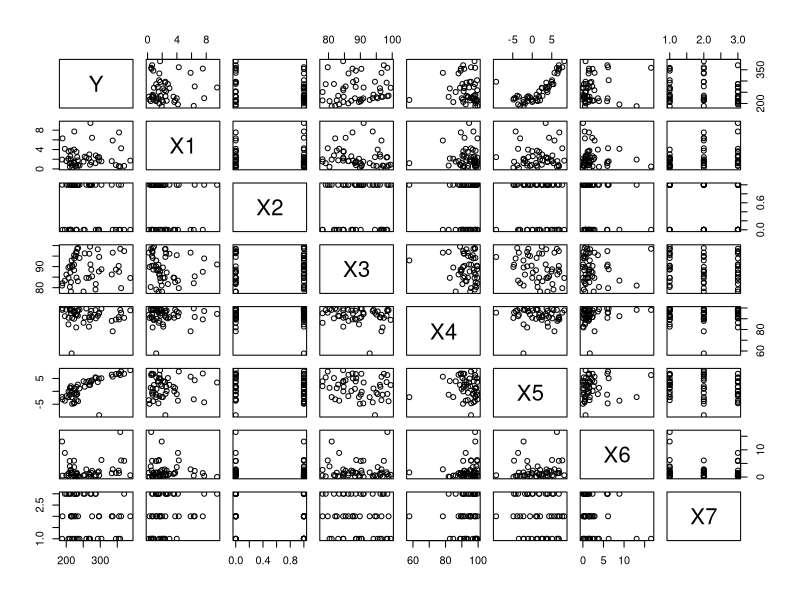
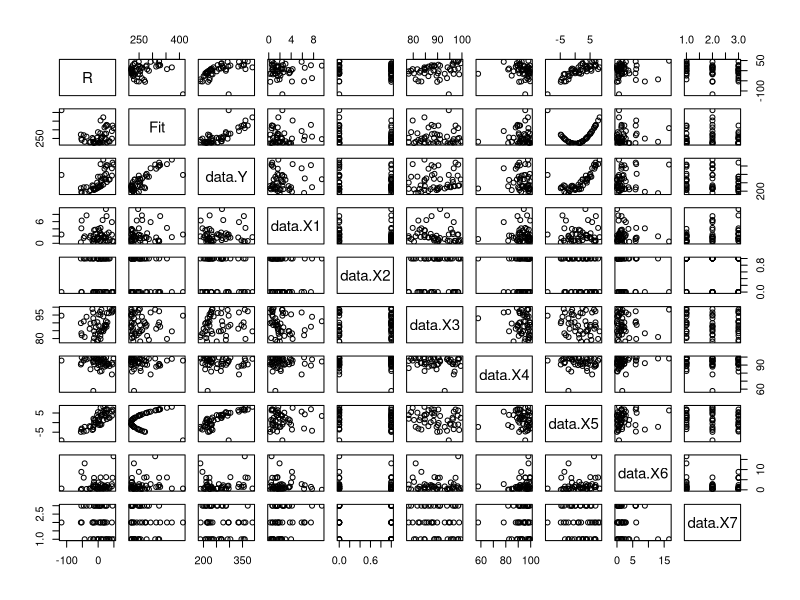
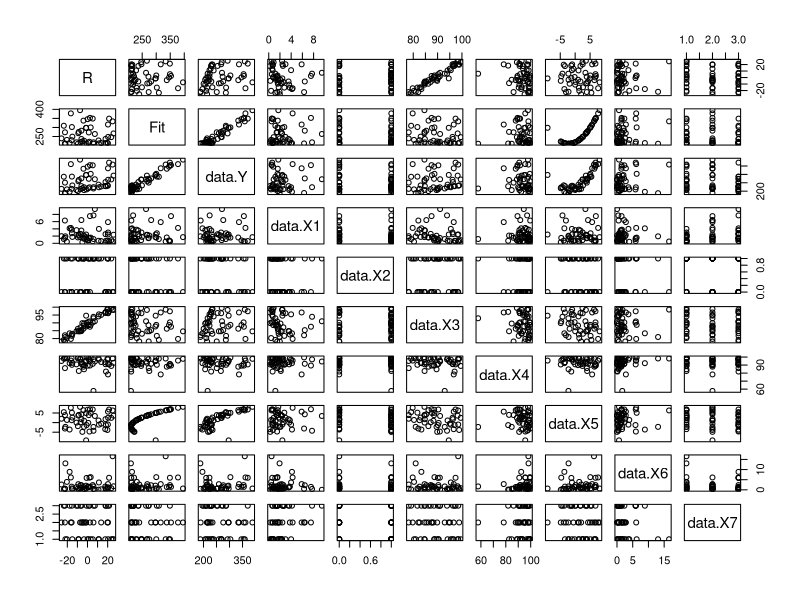

These charts were generated, in order, by the following R code: (Note: this script raises an error after producing the figures.)
## ---- chunk 1
p1Data <- read.csv("../../Data/p1Data.csv", header=TRUE)
p2Data <- read.csv("../../Data/p2Data.csv", header=TRUE)
p3Data <- read.csv("../../Data/p3Data.csv", header=TRUE)
## ---- chunk 2

############ Try to figure out p2Data relation #########
pairs(p2Data)
lm4 <- lm(Y ~ I(X5^2), data = p2Data)
pairs(cbind(R = lm4$residuals, Fit = lm4$fitted.values, data = p2Data))
lm5 <- lm(Y ~ X5 + I(X5^2), data = p2Data)
pairs(cbind(R = lm5$residuals, Fit = lm5$fitted.values, data = p2Data))
############# Interactions are very hard to find #########
lm6 <- lm(Y ~ X5 + I(X5^2) + X3 + X5:X3 + I(X5^2):X3, data = p2Data)
summary(lm6)
pairs(cbind(R = lm6$residuals, Fit = lm6$fitted.values, data = p2Data), as)
############ Continuing Activity ##############

## ---- chunk 3

## ---- chunk 4
#View(p1Data)
pairs(p1Data)
pairs(p1Data, col = as.factor(p1Data$X2))
lm1<- lm(Y ~ X4, data = p1Data)
summary(lm1)
pairs(cbind(R = lm1$res, Fit = lm1$fit, p1Data), col = as.factor(p1Data$X2))
lm2 <- lm(Y ~ X4 + X2, data = p1Data)
summary(lm2)
pairs(cbind(R = lm2$residuals, Fit = lm2$fitted.values, p1Data), col = as.factor(p1Data$X2))
lm3 <- lm(Y ~ X4 + X4^2 +X2 + X4:X2 + X4^2:X2, data = p1Data)
pairs(cbind(R = lm3$residuals, Fit = lm3$fitted.values, p1Data), col = as.factor(p1Data$X2))
## ---- chunk 5

## ---- chunk 6

pairs(p1Data, panel = panel.smooth)
pairs(p3Data)
pairs(p3Data, panel = panel.smooth)
pairs(p3Data, panel = panel.smooth, col = as.factor(p3Data$X6))
lm7 <- lm(Y ~ X6, data = p3Data)
summary(lm7)
pairs(cbind(R = lm7$residuals, Fit = lm7$fitted.values, data = p3Data))
pairs(cbind(R = lm6$residuals, Fit = lm6$fitted.values, data = p2Data), as)
